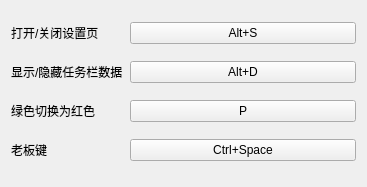
<?xml version="1.0" encoding="UTF-8"?>
<ui version="4.0">
 <class>ShortcutKey</class>
 <widget class="QWidget" name="ShortcutKey">
  <property name="geometry">
   <rect>
    <x>0</x>
    <y>0</y>
    <width>367</width>
    <height>187</height>
   </rect>
  </property>
  <property name="windowTitle">
   <string>Form</string>
  </property>
  <layout class="QGridLayout" name="gridLayout">
   <item row="0" column="0">
    <widget class="QLabel" name="label_9">
     <property name="text">
      <string>打开/关闭设置页</string>
     </property>
    </widget>
   </item>
   <item row="1" column="0">
    <widget class="QLabel" name="label_10">
     <property name="text">
      <string>显示/隐藏任务栏数据</string>
     </property>
    </widget>
   </item>
   <item row="2" column="1" colspan="2">
    <widget class="QPushButton" name="pb_red_green_switch">
     <property name="text">
      <string>P</string>
     </property>
    </widget>
   </item>
   <item row="2" column="0">
    <widget class="QLabel" name="label">
     <property name="text">
      <string>绿色切换为红色</string>
     </property>
    </widget>
   </item>
   <item row="3" column="1" colspan="2">
    <widget class="QPushButton" name="pb_boss_key">
     <property name="text">
      <string>Ctrl+Space</string>
     </property>
    </widget>
   </item>
   <item row="1" column="1" colspan="2">
    <widget class="QPushButton" name="pb_show_data">
     <property name="text">
      <string>Alt+D</string>
     </property>
    </widget>
   </item>
   <item row="0" column="1" colspan="2">
    <widget class="QPushButton" name="pb_open_setting">
     <property name="text">
      <string>Alt+S</string>
     </property>
    </widget>
   </item>
   <item row="3" column="0">
    <widget class="QLabel" name="label_11">
     <property name="text">
      <string>老板键</string>
     </property>
    </widget>
   </item>
  </layout>
 </widget>
 <resources/>
 <connections/>
</ui>
